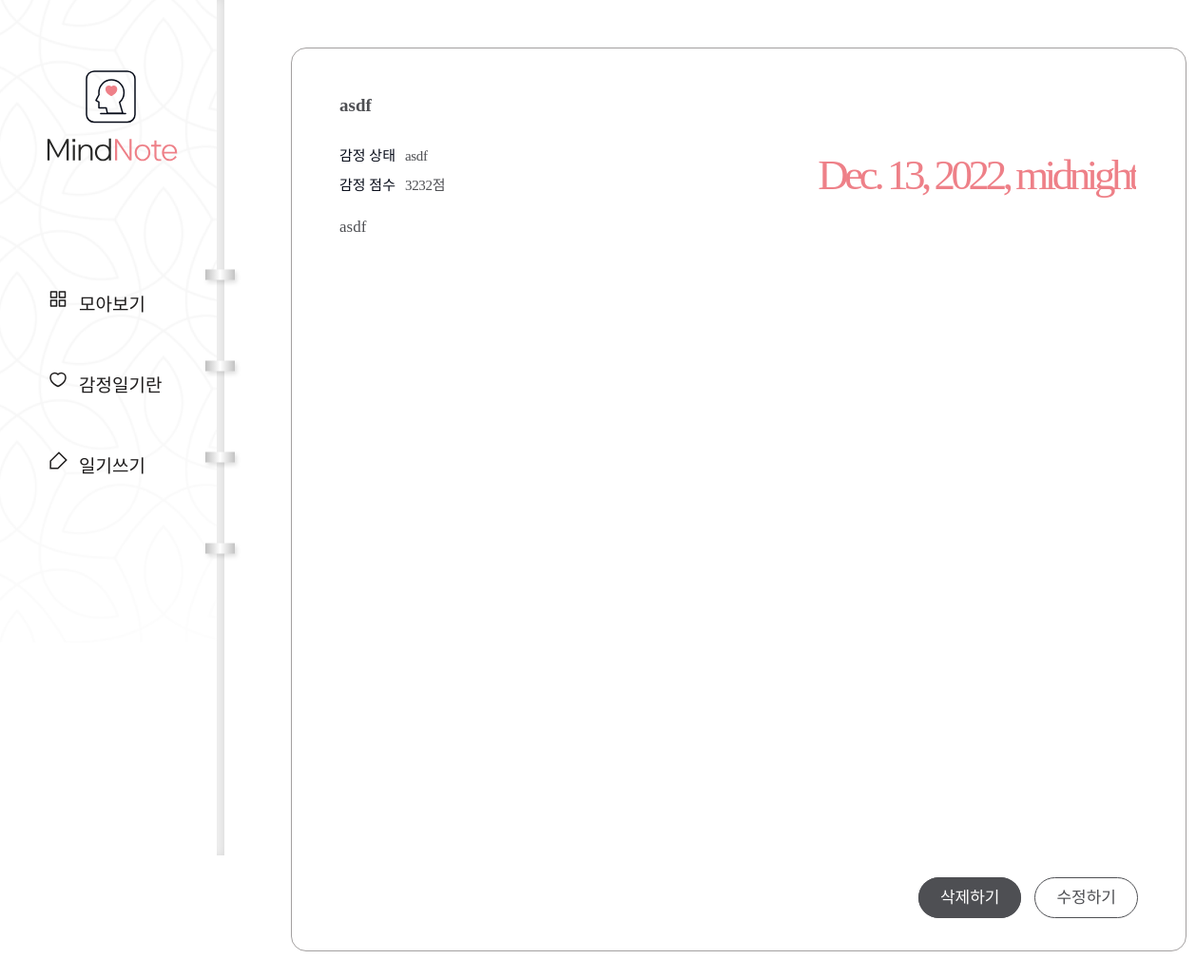
The app's page /diary/page/5/ with its own data.
### diary/models.py (models this page shows, shortened)
class Page(models.Model):
    title = models.CharField(max_length=100, validators=[validate_no_hash])
    content = models.TextField(validators=[validate_no_hash])
    feeling = models.CharField(max_length=80, validators=[validate_no_hash, validate_no_numbers])
    score = models.IntegerField(validators=[validate_score])
    dt_created = models.DateTimeField()

### diary/views.py (the view)
# urls.py: path('diary/page/<int:page_id>/', views.page_detail, name='page-detail'),
def page_detail(request, page_id):
    page = Page.objects.get(id=page_id)
    context = {"object": page}
    return render(request, 'diary/page_detail.html', context=context)

### diary/templates/diary/page_detail.html
{% extends './base.html' %}
{% block content %}
    <div class="wrap-notetext">
        <div class="notetext">
            <div class="text-box">
                <h2>{{object.title}}</h2>
                <div class="state">
                    <p>감정 상태</p>
                    <span>{{object.feeling}}</span>
                </div>
                <div class="score">
                    <p>감정 점수</p>
                    <span>{{object.score}}점</span>
                </div>
                <div class="date">
                <span>{{object.dt_created}}</span>
                </div>
                <div class="detail">{{object.content|linebreaksbr}}</div>
                <div class="notetext-btn">
                    <ul>
                        <li><a href="{% url 'page-delete' object.id %}">삭제하기</a></li>
                        <li><a href="{% url 'page-update' object.id %}">수정하기</a></li>
                    </ul>
                </div>
            </div>
        </div>
    </div>
{% endblock content %}

### diary/static/diary/css/styles.css (style rules this page uses)
h1,h2,h3,p,a,ul,li { margin: 0; padding: 0; font-family: 'NanumSquare'; list-style: none; text-decoration: none; outline: none; }
html { position: relative; min-height: 100%; margin: 0; }
body { margin: 0; padding: 0; -webkit-font-smoothing: antialiased; -moz-osx-font-smoothing: auto; }
.wrap-notetext { padding-left: 236px; padding-top: 50px; padding-bottom: 150px; }
.notetext { margin: 0 70px; }
.text-box { position: relative; width: 840px; height: 100%; min-height: 800px; max-height: 1040px; margin: 0 auto; padding: 49px 50px 100px; border-radius: 16px; border: solid 1px #a3a0a0; background-color: #ffffff; }
.text-box h2 { padding-bottom: 30px; font-family: 'NanumBarunpen'; color: #4e4f53; font-size: 19px; font-weight: bold; }
.text-box .state p { display: inline-block; font-family: 'NanumSquare'; color: #060b18; font-size: 15px; }
.text-box .state span { padding-left: 6px; font-family: 'NanumBarunpen'; color: #4e4f53; font-size: 15px; letter-spacing: -0.29px; }
.text-box .score { padding: 10px 0 20px; }
.text-box .score p { display: inline-block; font-family: 'NanumSquare'; color: #060b18; font-size: 15px; }
.text-box .score span { padding-left: 6px; font-family: 'NanumBarunpen'; color: #4e4f53; font-size: 15px; letter-spacing: -0.29px; }
.text-box .date { overflow: hidden; position: absolute; top: 107px; right: 52px; }
.text-box .date span { float: left; font-family: 'NanumSquare'; color: #ee8088; font-size: 45px; letter-spacing: -4.47px; }
.text-box .detail { overflow-y: scroll; max-height: 800px; font-family: 'NanumBarunpen'; color: #4e4f53; font-size: 17px; line-height: 1.8; }
.text-box .notetext-btn { position: absolute; right: 50px; bottom: 45px; }
.text-box .notetext-btn li { display: inline-block; }
.text-box .notetext-btn li a { padding: 11px 22px; font-family: 'NanumSquare'; color: #fff; font-size: 17px; background-color: #4e4f53; border: solid 1px #4e4f53; border-radius: 22.5px; }
.text-box .notetext-btn li:last-child a { margin-left: 10px; color: #4e4f53; background-color: transparent; }

### records on screen
Page: title "asdf", feeling "asdf", score "3232", dt_created "Dec. 13, 2022, midnight", content "asdf"
